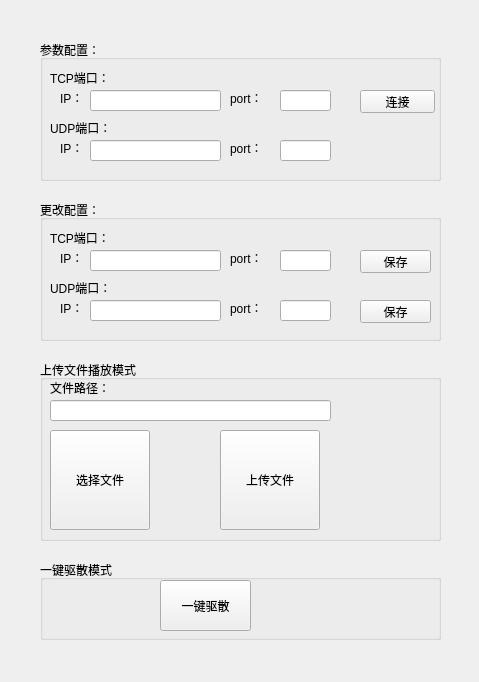
<?xml version="1.0" encoding="UTF-8"?>
<ui version="4.0">
 <class>AcousticcontrolOption</class>
 <widget class="QWidget" name="AcousticcontrolOption">
  <property name="geometry">
   <rect>
    <x>0</x>
    <y>0</y>
    <width>479</width>
    <height>682</height>
   </rect>
  </property>
  <property name="windowTitle">
   <string>Form</string>
  </property>
  <widget class="QGroupBox" name="groupBox_2">
   <property name="geometry">
    <rect>
     <x>40</x>
     <y>40</y>
     <width>401</width>
     <height>141</height>
    </rect>
   </property>
   <property name="title">
    <string>参数配置：</string>
   </property>
   <widget class="QLabel" name="label_tcp_device_2">
    <property name="geometry">
     <rect>
      <x>10</x>
      <y>30</y>
      <width>91</width>
      <height>16</height>
     </rect>
    </property>
    <property name="text">
     <string>TCP端口：</string>
    </property>
   </widget>
   <widget class="QLabel" name="label_udp_device_2">
    <property name="geometry">
     <rect>
      <x>10</x>
      <y>80</y>
      <width>91</width>
      <height>16</height>
     </rect>
    </property>
    <property name="text">
     <string>UDP端口：</string>
    </property>
   </widget>
   <widget class="QLabel" name="label_tcpiplabel_device_2">
    <property name="geometry">
     <rect>
      <x>20</x>
      <y>50</y>
      <width>21</width>
      <height>16</height>
     </rect>
    </property>
    <property name="layoutDirection">
     <enum>Qt::LeftToRight</enum>
    </property>
    <property name="text">
     <string>IP：</string>
    </property>
   </widget>
   <widget class="QLabel" name="label_tcpportlabel_device_2">
    <property name="geometry">
     <rect>
      <x>190</x>
      <y>50</y>
      <width>41</width>
      <height>16</height>
     </rect>
    </property>
    <property name="text">
     <string>port：</string>
    </property>
   </widget>
   <widget class="QLabel" name="label_udpportlabel_device_2">
    <property name="geometry">
     <rect>
      <x>190</x>
      <y>100</y>
      <width>41</width>
      <height>16</height>
     </rect>
    </property>
    <property name="text">
     <string>port：</string>
    </property>
   </widget>
   <widget class="QLabel" name="label_udpiplabel_device_2">
    <property name="geometry">
     <rect>
      <x>20</x>
      <y>100</y>
      <width>21</width>
      <height>16</height>
     </rect>
    </property>
    <property name="text">
     <string>IP：</string>
    </property>
   </widget>
   <widget class="QLineEdit" name="lineEdit_tcpip_device_2">
    <property name="geometry">
     <rect>
      <x>50</x>
      <y>50</y>
      <width>131</width>
      <height>21</height>
     </rect>
    </property>
    <property name="text">
     <string/>
    </property>
   </widget>
   <widget class="QLineEdit" name="lineEdit_tcpport_device_2">
    <property name="geometry">
     <rect>
      <x>240</x>
      <y>50</y>
      <width>51</width>
      <height>21</height>
     </rect>
    </property>
   </widget>
   <widget class="QLineEdit" name="lineEdit_udpip_device_2">
    <property name="geometry">
     <rect>
      <x>50</x>
      <y>100</y>
      <width>131</width>
      <height>21</height>
     </rect>
    </property>
    <property name="text">
     <string/>
    </property>
   </widget>
   <widget class="QLineEdit" name="lineEdit_udpport_device_2">
    <property name="geometry">
     <rect>
      <x>240</x>
      <y>100</y>
      <width>51</width>
      <height>21</height>
     </rect>
    </property>
   </widget>
   <widget class="QPushButton" name="btn_tcpconnect_device_2">
    <property name="geometry">
     <rect>
      <x>320</x>
      <y>50</y>
      <width>75</width>
      <height>23</height>
     </rect>
    </property>
    <property name="text">
     <string>连接</string>
    </property>
   </widget>
  </widget>
  <widget class="QGroupBox" name="groupBox_2_changeOption_1">
   <property name="geometry">
    <rect>
     <x>40</x>
     <y>200</y>
     <width>401</width>
     <height>141</height>
    </rect>
   </property>
   <property name="title">
    <string>更改配置：</string>
   </property>
   <widget class="QLabel" name="label_tcp_device_2_1">
    <property name="geometry">
     <rect>
      <x>10</x>
      <y>30</y>
      <width>91</width>
      <height>16</height>
     </rect>
    </property>
    <property name="text">
     <string>TCP端口：</string>
    </property>
   </widget>
   <widget class="QLabel" name="label_udp_device_2_1">
    <property name="geometry">
     <rect>
      <x>10</x>
      <y>80</y>
      <width>91</width>
      <height>16</height>
     </rect>
    </property>
    <property name="text">
     <string>UDP端口：</string>
    </property>
   </widget>
   <widget class="QLabel" name="label_tcpiplabel_device_2_1">
    <property name="geometry">
     <rect>
      <x>20</x>
      <y>50</y>
      <width>21</width>
      <height>16</height>
     </rect>
    </property>
    <property name="layoutDirection">
     <enum>Qt::LeftToRight</enum>
    </property>
    <property name="text">
     <string>IP：</string>
    </property>
   </widget>
   <widget class="QLabel" name="label_tcpportlabel_device_2_1">
    <property name="geometry">
     <rect>
      <x>190</x>
      <y>50</y>
      <width>41</width>
      <height>16</height>
     </rect>
    </property>
    <property name="text">
     <string>port：</string>
    </property>
   </widget>
   <widget class="QLabel" name="label_udpportlabel_device_2_1">
    <property name="geometry">
     <rect>
      <x>190</x>
      <y>100</y>
      <width>41</width>
      <height>16</height>
     </rect>
    </property>
    <property name="text">
     <string>port：</string>
    </property>
   </widget>
   <widget class="QLabel" name="label_udpiplabel_device_2_1">
    <property name="geometry">
     <rect>
      <x>20</x>
      <y>100</y>
      <width>21</width>
      <height>16</height>
     </rect>
    </property>
    <property name="text">
     <string>IP：</string>
    </property>
   </widget>
   <widget class="QLineEdit" name="lineEdit_tcpip_device_2_1">
    <property name="geometry">
     <rect>
      <x>50</x>
      <y>50</y>
      <width>131</width>
      <height>21</height>
     </rect>
    </property>
    <property name="text">
     <string/>
    </property>
   </widget>
   <widget class="QLineEdit" name="lineEdit_tcpport_device_2_1">
    <property name="geometry">
     <rect>
      <x>240</x>
      <y>50</y>
      <width>51</width>
      <height>21</height>
     </rect>
    </property>
   </widget>
   <widget class="QLineEdit" name="lineEdit_udpip_device_2_1">
    <property name="geometry">
     <rect>
      <x>50</x>
      <y>100</y>
      <width>131</width>
      <height>21</height>
     </rect>
    </property>
    <property name="text">
     <string/>
    </property>
   </widget>
   <widget class="QLineEdit" name="lineEdit_udpport_device_2_1">
    <property name="geometry">
     <rect>
      <x>240</x>
      <y>100</y>
      <width>51</width>
      <height>21</height>
     </rect>
    </property>
   </widget>
   <widget class="QPushButton" name="btn_udpsave_device_2_1">
    <property name="geometry">
     <rect>
      <x>320</x>
      <y>100</y>
      <width>71</width>
      <height>23</height>
     </rect>
    </property>
    <property name="text">
     <string>保存</string>
    </property>
   </widget>
   <widget class="QPushButton" name="btn_tcpsave_device_2_1">
    <property name="geometry">
     <rect>
      <x>320</x>
      <y>50</y>
      <width>71</width>
      <height>23</height>
     </rect>
    </property>
    <property name="text">
     <string>保存</string>
    </property>
   </widget>
  </widget>
  <widget class="QGroupBox" name="groupBox">
   <property name="geometry">
    <rect>
     <x>40</x>
     <y>360</y>
     <width>401</width>
     <height>181</height>
    </rect>
   </property>
   <property name="title">
    <string>上传文件播放模式</string>
   </property>
   <widget class="QLineEdit" name="lineEdit_uploadFilePath">
    <property name="geometry">
     <rect>
      <x>10</x>
      <y>40</y>
      <width>281</width>
      <height>21</height>
     </rect>
    </property>
   </widget>
   <widget class="QPushButton" name="btnUploadFile">
    <property name="geometry">
     <rect>
      <x>180</x>
      <y>70</y>
      <width>100</width>
      <height>100</height>
     </rect>
    </property>
    <property name="text">
     <string>上传文件</string>
    </property>
   </widget>
   <widget class="QPushButton" name="pushButton_uploadFilePathChoose">
    <property name="geometry">
     <rect>
      <x>10</x>
      <y>70</y>
      <width>100</width>
      <height>100</height>
     </rect>
    </property>
    <property name="text">
     <string>选择文件</string>
    </property>
   </widget>
   <widget class="QLabel" name="label_uploadFilePath">
    <property name="geometry">
     <rect>
      <x>10</x>
      <y>20</y>
      <width>81</width>
      <height>16</height>
     </rect>
    </property>
    <property name="text">
     <string>文件路径：</string>
    </property>
   </widget>
  </widget>
  <widget class="QGroupBox" name="groupBox_3">
   <property name="geometry">
    <rect>
     <x>40</x>
     <y>560</y>
     <width>401</width>
     <height>80</height>
    </rect>
   </property>
   <property name="title">
    <string>一键驱散模式</string>
   </property>
   <widget class="QPushButton" name="btnOneKey">
    <property name="geometry">
     <rect>
      <x>120</x>
      <y>20</y>
      <width>91</width>
      <height>51</height>
     </rect>
    </property>
    <property name="font">
     <font>
      <pointsize>9</pointsize>
     </font>
    </property>
    <property name="text">
     <string>一键驱散</string>
    </property>
   </widget>
  </widget>
 </widget>
 <resources/>
 <connections/>
</ui>
